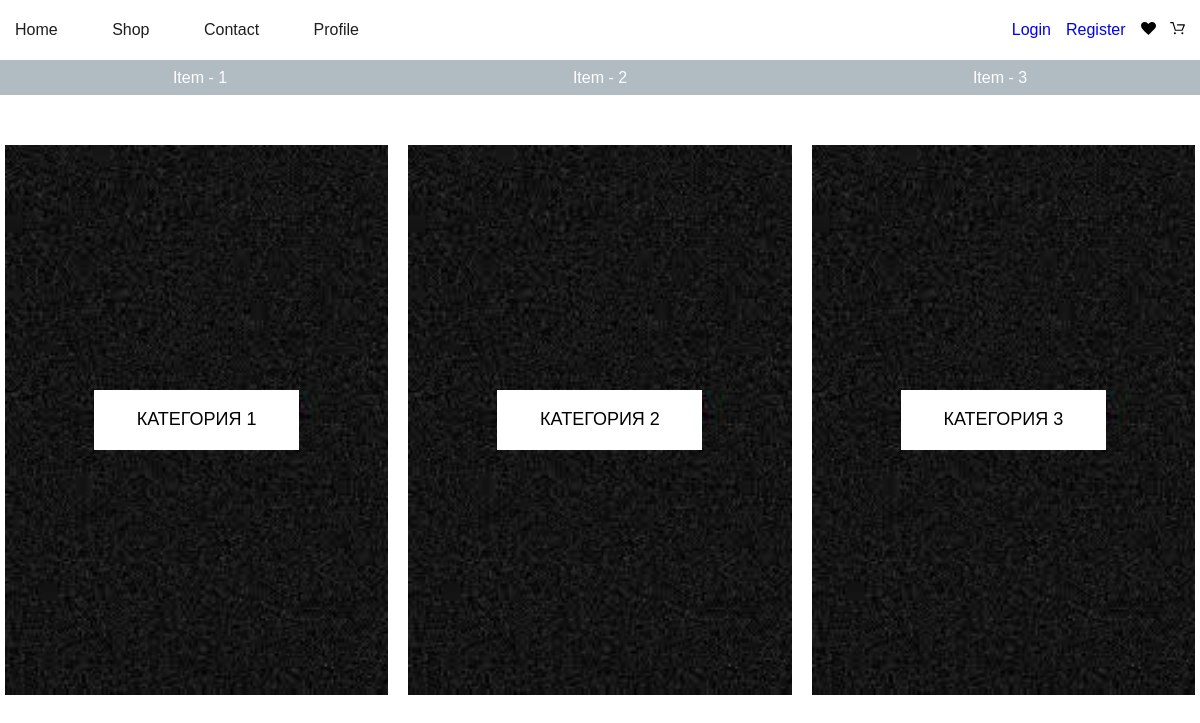
The app's page /catalog, older data.
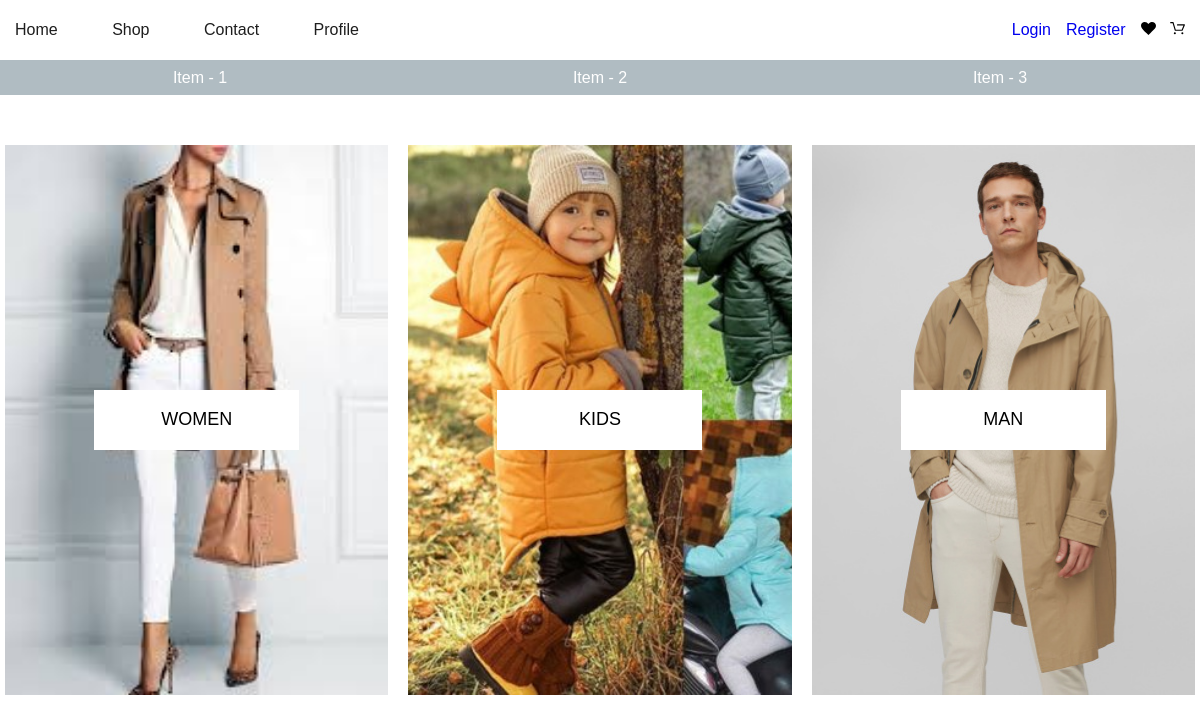
The same page, newer data.
### mainApp/models.py (models this page shows, shortened)
class Category(MPTTModel):
    title = m.CharField(max_length=255, verbose_name="Имя категории", unique=True)
    parent = TreeForeignKey("self", on_delete=m.CASCADE, null=True, blank=True, related_name="children")
    photo = m.ImageField(upload_to="photos/category/%m/%d/", verbose_name="Фото Категорий",
                         default="empty.jfif")
    is_published = m.BooleanField(default=True, verbose_name="Опубликовано ?")
    created_dt = m.DateTimeField(auto_now_add=True, verbose_name="Дата создания")
    updated_dt = m.DateTimeField(auto_now=True, verbose_name="Дата оновления")
    slug = m.SlugField(max_length=255, unique=True, blank=True)
    class Meta:
        verbose_name = "Категория"
        verbose_name_plural = "Категории"
    class MPTTMeta:
        order_insertion_by = ["title"]

### mainApp/views.py (the view)
# urls.py: path('catalog', views.CatalogListView.as_view(), name='catalog'),
class CatalogListView(ListView):
    template_name = 'mainApp/catalog_gender.html'
    context_object_name = 'categories_sex'
    queryset = Category.objects.filter(level=0)

### basket/basket_class.py (called while the page is built)
    def __len__(self):
        return sum(item['qty'] for item in self.basket.values())

### basket/context_processors.py (called while the page is built)
def basket(request):
    return {'basket': Basket(request)}

### mainApp/templates/mainApp/catalog_gender.html
{% extends 'base.html' %}
{% load static %}
{% block content %}
<div class="container">
  <div class="catalog">
    {% for category in categories_sex %}
    <div class="catalog__item" style="background:no-repeat url('{{ category.photo.url }}'); background-size: cover">
      <a href="{% url 'catalog_sex' category.slug %}" class="catalog__btn"><span>{{ category.title }}</span></a>
    </div>
    {% endfor %}
  </div>
</div>
{% endblock %}

### templates/base.html (shortened to what this page needs)
<!DOCTYPE html>
{% load static %}
<html lang="en">
<head>
  <link rel="stylesheet" href="{% static 'mainApp/css/home.css' %}">
  <link rel="stylesheet" href="{% static 'mainApp/css/catalog_products.css' %}">
  <link rel="stylesheet" href="{% static 'mainApp/css/catalog_dropdown.css' %}">
  <link rel="stylesheet" href="{% static 'mainApp/css/components.css' %}">
  <link rel="stylesheet" href="{% static 'mainApp/css/shop.css' %}">
  <link rel="stylesheet" href="{% static 'mainApp/css/item_detail.css' %}">
  <link rel="stylesheet" href="{% static 'basket/css/basket.css' %}">
  <link rel="stylesheet" href="{% static 'account/css/auth_style.css' %}">
</head>
<body>
{% include 'include/_header.html' %}
{% include 'include/_header-info.html' %}
{% block content %}{% endblock %}
</body>
</html>

### templates/include/_header.html (shortened to what this page needs)
{% load static %}
<header class="header">
  <div class="container">
    <div class="header__inner">
      <nav class="nav">
        <a href="{% url 'home' %}" class="nav__link">Home</a>
        <a href="{% url 'catalog' %}" class="nav__link">Shop</a>
        <a href="#" class="nav__link">Contact</a>
        <a href="{% url 'account:profile' %}" class="nav__link">Profile
        </a>
      </nav>
      <div class="header__right">
        {% if user.is_authenticated %}
          <a href="{% url 'account:logout' %}">Logout</a>
        {% else %}
          <a style="margin-right: 15px;" href="{% url 'account:login' %}">Login</a>
          <a style="margin-right: 15px;" href="{% url 'account:register' %}">Register</a>
        {% endif %}
        <div>
          <img class="header__wishlist" src="{% static 'mainApp/img/heart-black.svg' %}" alt="">
          <div class="basket">
            <a href="{% url 'basket:basket_page' %}">
              <img src="{% static 'mainApp/img/shopping-cart.svg' %}" alt="">
            </a>
          </div>
        </div>
      </div>
    </div>
  </div>
</header>

### templates/include/_header-info.html
<div class="header-info">
  <div class="container">
    <div class="header-info__list">
      <a class="header-info__item">Item - 1</a>
      <a class="header-info__item">Item - 2</a>
      <a class="header-info__item">Item - 3</a>
    </div>
  </div>
</div>

### mainApp/static/mainApp/css/home.css (style rules this page uses)
*, *::before, *::after { box-sizing: border-box; }
a { text-decoration: none; }
.container { width: 100%; max-width: 1200px; margin: 0 auto; padding: 0; }
body { margin: 0; color: #1e1e1e; font-family: "Amatic", sans-serif; }
.header__inner { display: flex; height: 60px; padding: 0 15px; justify-content: space-between; align-items: center; }
.nav__link { margin-left: 50px; text-decoration: none; cursor: pointer; color: #1e1e1e; transition: color .1s linear; }
.nav__link:first-child { margin-left: 0; }
.header__right { display: flex; }
.header__wishlist { margin-right: 10px; height: 15px; width: 15px; }
.header-info { background-color: #B0BCC2; }
.header-info__list { display: flex; height: 35px; justify-content: space-around; align-items: center; color: white; }

### mainApp/static/mainApp/css/components.css (style rules this page uses)
.basket { position: relative; display: inline-block; }

### mainApp/static/mainApp/css/shop.css (style rules this page uses)
.catalog { margin: 50px 5px 0px; display: flex; height: 550px; }
.catalog__item { display: flex; width: 33.3333%; justify-content: center; align-items: center; }
.catalog__item:not(:last-child) { margin-right: 20px; }
.catalog__btn { display: flex; justify-content: center; align-items: center; background-color: #fff; width: 205px; height: 60px; cursor: pointer; transition: background-color .3s; }
.catalog__btn span { font-family: "Amatic", sans-serif; text-transform: uppercase; font-size: 18px; line-height: 1.2; color: black; transition: color .3s; }

Row changes from the older to the newer data that the page shows:
removed Category: photo (placeholder picture), title "КАТЕГОРИЯ 1"
removed Category: photo (placeholder picture), title "КАТЕГОРИЯ 2"
removed Category: photo (placeholder picture), title "КАТЕГОРИЯ 3"
added Category: photo (picture), title "WOMEN"
added Category: photo (picture), title "KIDS"
added Category: photo (picture), title "MAN"
